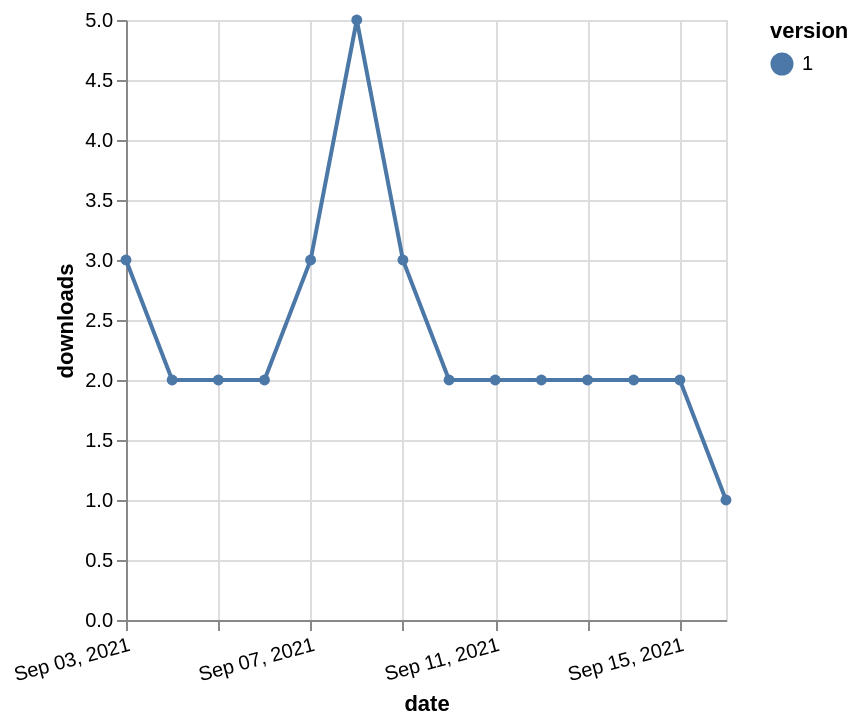

Source (Vega-Lite JSON):
### Vega-Lite specification from a JSON file in a GitHub repository (floating-point values rounded to 4 significant figures)
{"$schema": "https://vega.github.io/schema/vega-lite/v5.json", "description": "A simple bar chart with embedded data.", "data": {"values": [{"date": "2021-09-03", "total": 2306, "delta": 3, "version": "1"}, {"date": "2021-09-04", "total": 2308, "delta": 2, "version": "1"}, {"date": "2021-09-05", "total": 2310, "delta": 2, "version": "1"}, {"date": "2021-09-06", "total": 2312, "delta": 2, "version": "1"}, {"date": "2021-09-07", "total": 2315, "delta": 3, "version": "1"}, {"date": "2021-09-08", "total": 2320, "delta": 5, "version": "1"}, {"date": "2021-09-09", "total": 2323, "delta": 3, "version": "1"}, {"date": "2021-09-10", "total": 2325, "delta": 2, "version": "1"}, {"date": "2021-09-11", "total": 2327, "delta": 2, "version": "1"}, {"date": "2021-09-12", "total": 2329, "delta": 2, "version": "1"}, {"date": "2021-09-13", "total": 2331, "delta": 2, "version": "1"}, {"date": "2021-09-14", "total": 2333, "delta": 2, "version": "1"}, {"date": "2021-09-15", "total": 2335, "delta": 2, "version": "1"}, {"date": "2021-09-16", "total": 2336, "delta": 1, "version": "1"}]}, "width": "container", "mark": {"type": "line", "point": {"filled": true}}, "encoding": {"x": {"field": "date", "type": "temporal", "timeUnit": "yearmonthdate", "title": "date", "axis": {"labelAngle": -15}}, "y": {"field": "delta", "type": "quantitative", "title": "downloads"}, "color": {"field": "version", "type": "nominal"}, "tooltip": {"field": "delta"}}}
